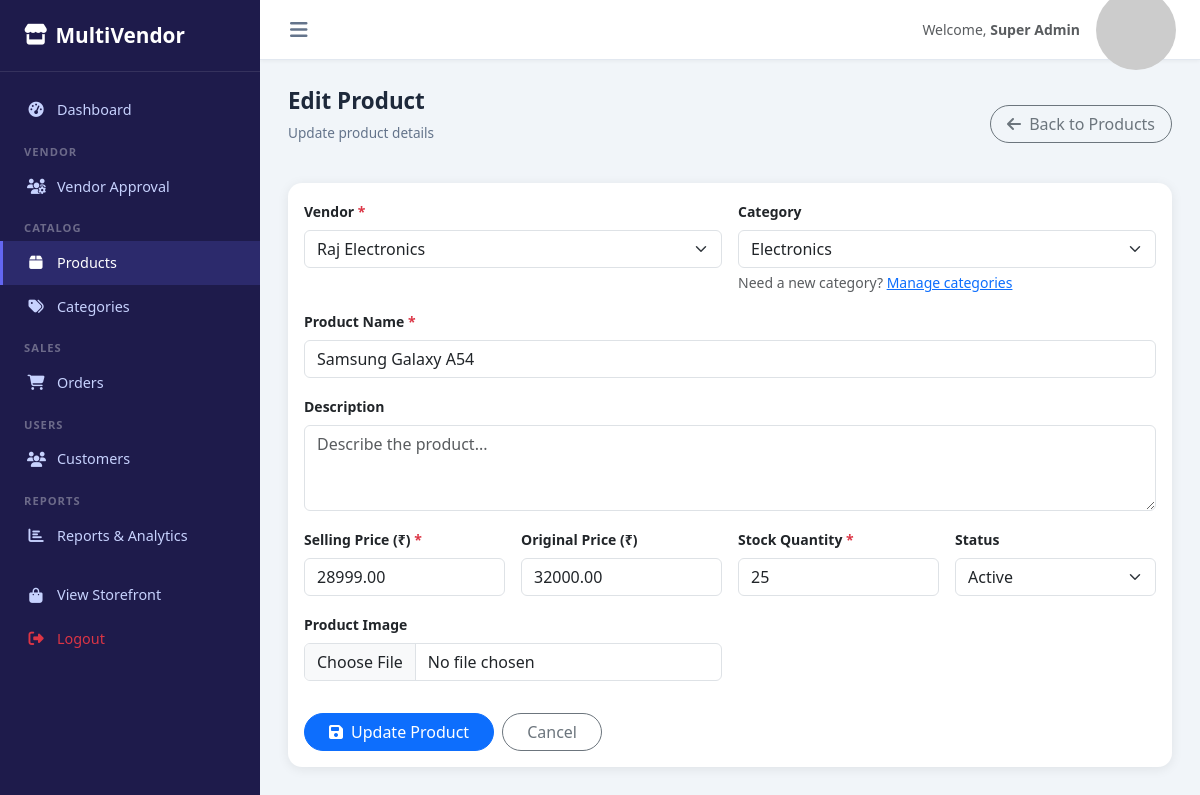
/admin/pages/add_product.php?edit=1 (signed in), run on the app's committed database.
### tables this page shows
CREATE TABLE IF NOT EXISTS products (
    id INT AUTO_INCREMENT PRIMARY KEY,
    vendor_id INT NOT NULL,
    category_id INT,
    name VARCHAR(200) NOT NULL,
    description TEXT,
    price DECIMAL(10,2) NOT NULL,
    original_price DECIMAL(10,2),
    stock INT DEFAULT 0,
    image VARCHAR(255),
    status ENUM('active','inactive') DEFAULT 'active',
    created_at TIMESTAMP DEFAULT CURRENT_TIMESTAMP,
    FOREIGN KEY (vendor_id) REFERENCES vendors(id) ON DELETE CASCADE,
    FOREIGN KEY (category_id) REFERENCES categories(id) ON DELETE SET NULL
);

CREATE TABLE IF NOT EXISTS vendors (
    id INT AUTO_INCREMENT PRIMARY KEY,
    name VARCHAR(100) NOT NULL,
    email VARCHAR(150) UNIQUE NOT NULL,
    phone VARCHAR(20),
    password VARCHAR(255) NOT NULL,
    business_name VARCHAR(150),
    business_address TEXT,
    status ENUM('pending','approved','rejected') DEFAULT 'pending',
    created_at TIMESTAMP DEFAULT CURRENT_TIMESTAMP
);

CREATE TABLE IF NOT EXISTS categories (
    id INT AUTO_INCREMENT PRIMARY KEY,
    name VARCHAR(100) NOT NULL,
    slug VARCHAR(120) UNIQUE NOT NULL,
    parent_id INT DEFAULT NULL,
    status TINYINT(1) DEFAULT 1,
    created_at TIMESTAMP DEFAULT CURRENT_TIMESTAMP
);

### admin/pages/add_product.php (the view, shortened to what this page needs)
<?php
require_once '../includes/db.php';
$edit_id   = isset($_GET['edit']) && is_numeric($_GET['edit']) ? (int)$_GET['edit'] : null;
$product   = null;
$pageTitle = $edit_id ? 'Edit Product' : 'Add Product';
if ($edit_id) {
    $product = mysqli_fetch_assoc(mysqli_query($conn, "SELECT * FROM products WHERE id=$edit_id LIMIT 1"));
}
$vendors    = mysqli_query($conn, "SELECT id, name, business_name FROM vendors ORDER BY business_name, name");
$categories = mysqli_query($conn, "SELECT * FROM categories WHERE status=1 ORDER BY name");
require_once '../includes/header.php';
?>
<div class="d-flex justify-content-between align-items-center mb-4">
    <div>
        <h4 class="page-title"><?php echo $pageTitle; ?></h4>
        <p class="page-subtitle"><?php echo $edit_id ? 'Update product details' : 'Add a new product to the catalog'; ?></p>
    </div>
    <a href="products.php" class="btn btn-outline-secondary rounded-pill px-3 small">
        <i class="fas fa-arrow-left me-1"></i> Back to Products
    </a>
</div>
<div class="card">
    <div class="card-body">
        <form method="POST" enctype="multipart/form-data">
            <div class="row g-3">
                <div class="col-md-6">
                    <label class="form-label small fw-semibold">Vendor <span class="text-danger">*</span></label>
                    <select name="vendor_id" class="form-select" required>
                        <?php while ($v = mysqli_fetch_assoc($vendors)): ?>
                            <option value="<?php echo $v['id']; ?>" <?php echo (isset($product['vendor_id']) && $product['vendor_id'] == $v['id']) ? 'selected' : ''; ?>>
                                <?php echo htmlspecialchars($v['business_name'] ?: $v['name']); ?>
                            </option>
                        <?php endwhile; ?>
                    </select>
                </div>
                <div class="col-md-6">
                    <label class="form-label small fw-semibold">Category</label>
                    <select name="category_id" class="form-select">
                        <?php while ($cat = mysqli_fetch_assoc($categories)): ?>
                            <option value="<?php echo $cat['id']; ?>" <?php echo (isset($product['category_id']) && $product['category_id'] == $cat['id']) ? 'selected' : ''; ?>>
                                <?php echo htmlspecialchars($cat['name']); ?>
                            </option>
                        <?php endwhile; ?>
                    </select>
                    <div class="form-text">Need a new category? <a href="categories.php">Manage categories</a></div>
                </div>
                <div class="col-12">
                    <label class="form-label small fw-semibold">Product Name <span class="text-danger">*</span></label>
                    <input type="text" name="name" class="form-control" required value="<?php echo htmlspecialchars($product['name'] ?? ''); ?>">
                </div>
                <div class="col-12">
                    <label class="form-label small fw-semibold">Description</label>
                    <textarea name="description" class="form-control" rows="3" placeholder="Describe the product..."><?php echo htmlspecialchars($product['description'] ?? ''); ?></textarea>
                </div>
                <div class="col-md-3">
                    <label class="form-label small fw-semibold">Selling Price (₹) <span class="text-danger">*</span></label>
                    <input type="number" name="price" class="form-control" step="0.01" min="0" required value="<?php echo $product['price'] ?? ''; ?>">
                </div>
                <div class="col-md-3">
                    <label class="form-label small fw-semibold">Original Price (₹)</label>
                    <input type="number" name="original_price" class="form-control" step="0.01" min="0" placeholder="Optional MRP" value="<?php echo $product['original_price'] ?? ''; ?>">
                </div>
                <div class="col-md-3">
                    <label class="form-label small fw-semibold">Stock Quantity <span class="text-danger">*</span></label>
                    <input type="number" name="stock" class="form-control" min="0" required value="<?php echo $product['stock'] ?? 0; ?>">
                </div>
                <div class="col-md-3">
                    <label class="form-label small fw-semibold">Status</label>
                    <select name="status" class="form-select">
                        <option value="active" <?php echo (!$edit_id || $product['status'] === 'active') ? 'selected' : ''; ?>>Active</option>
                    </select>
                </div>
                <div class="col-md-6">
                    <label class="form-label small fw-semibold">Product Image</label>
                    <input type="file" name="image" class="form-control" accept="image/*" onchange="previewImage(this)">
                </div>
            </div>
            <div class="mt-4 d-flex gap-2">
                <button type="submit" class="btn btn-primary rounded-pill px-4">
                    <i class="fas fa-save me-2"></i><?php echo $edit_id ? 'Update Product' : 'Add Product'; ?>
                </button>
                <a href="products.php" class="btn btn-outline-secondary rounded-pill px-4">Cancel</a>
            </div>
        </form>
    </div>
</div>
<?php require_once '../includes/footer.php'; ?>

### admin/css/admin.css (style rules this page uses)
:root { --sidebar-width: 260px; --sidebar-bg: #1e1b4b; --sidebar-accent: #6366f1; --sidebar-text: #c7d2fe; --topbar-height: 60px; --card-shadow: 0 2px 12px rgba(0,0,0,0.08); }
* { box-sizing: border-box; margin: 0; padding: 0; }
body { font-family: 'Segoe UI', sans-serif; background: #f1f5f9; }
.card { border: none; border-radius: 14px; box-shadow: var(--card-shadow); }
.page-title { font-size: 1.4rem; font-weight: 700; color: #1e293b; }
.page-subtitle { font-size: 0.85rem; color: #64748b; }

### data on the page
products: vendor_id "Raj Electronics", category_id "Electronics", name "Samsung Galaxy A54", price "28999.00", original_price "32000.00", stock "25", status "Active"

### other printed values
$_SESSION['admin_name'] "Super Admin"
$pageTitle "Edit Product"
